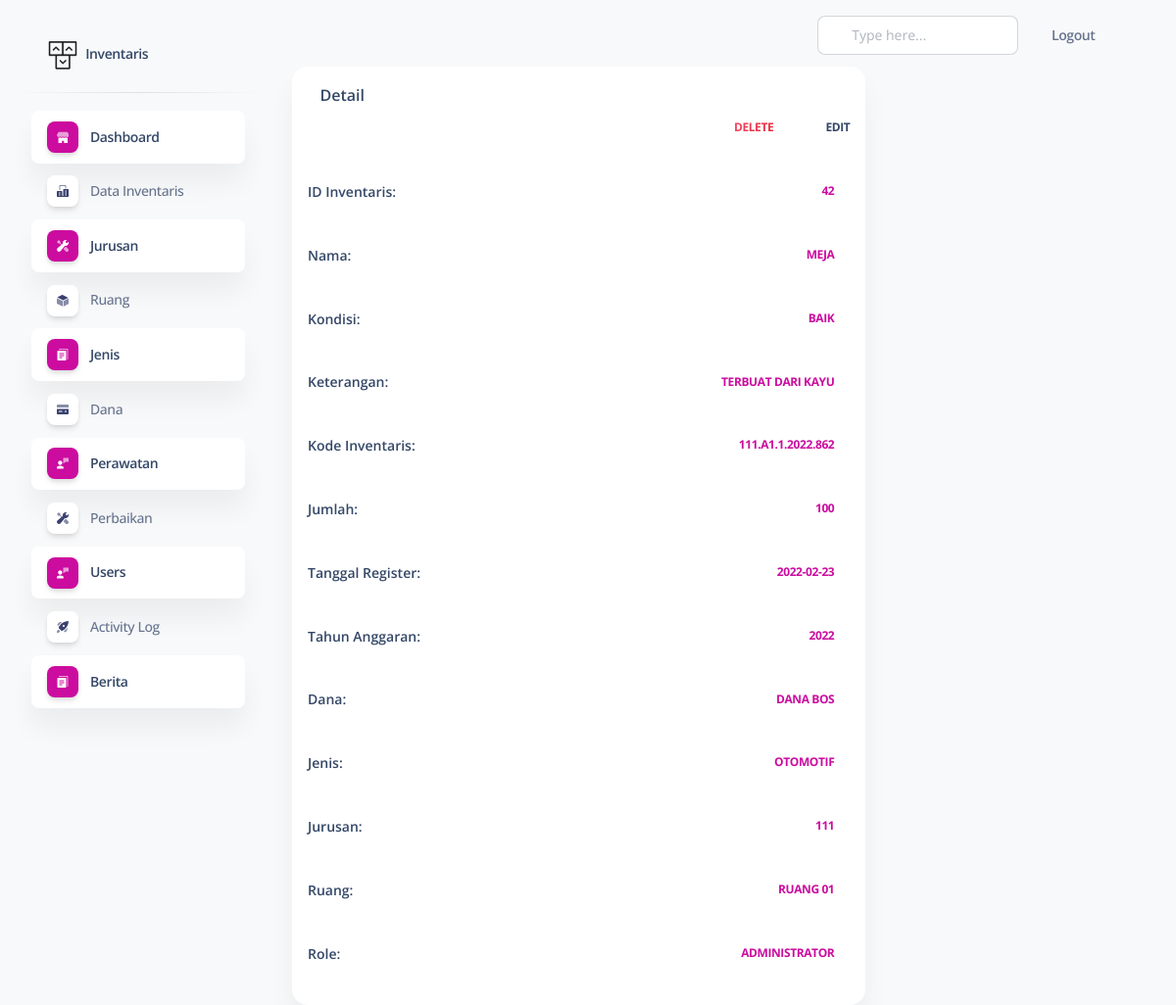
Page /includes/admin/index.php?page=det-inv&kode=42 (signed in) on the committed database.
### tables this page shows
CREATE TABLE `inventaris` (
  `id_inventaris` int(11) NOT NULL,
  `nama` varchar(100) NOT NULL,
  `kondisi` varchar(100) NOT NULL,
  `keterangan` varchar(100) NOT NULL,
  `nomor` int(11) NOT NULL,
  `jumlah` int(11) NOT NULL,
  `tanggal_register` date NOT NULL,
  `tahun_anggaran` int(11) NOT NULL,
  `id_dana` int(11) NOT NULL,
  `kode_inventaris` varchar(150) NOT NULL,
  `kode_jenis` varchar(100) NOT NULL,
  `id_ruang` int(11) NOT NULL,
  `id_level` int(11) NOT NULL,
  `kode_jurusan` int(11) NOT NULL,
  `berita` int(11) DEFAULT NULL
);

CREATE TABLE `dana` (
  `id_dana` int(11) NOT NULL,
  `nama_dana` varchar(100) NOT NULL
);

CREATE TABLE `jenis` (
  `id_jenis` int(11) NOT NULL,
  `nama_jenis` varchar(100) NOT NULL,
  `kode_jenis` varchar(100) NOT NULL,
  `keterangan_jenis` varchar(100) NOT NULL
);

CREATE TABLE `jurusan` (
  `id_jurusan` int(11) NOT NULL,
  `nama_jurusan` varchar(100) NOT NULL,
  `kode_jurusan` int(11) NOT NULL
);

CREATE TABLE `ruang` (
  `id_ruang` int(11) NOT NULL,
  `nama_ruang` varchar(100) NOT NULL,
  `kode_ruang` varchar(100) NOT NULL,
  `keterangan_ruang` varchar(100) NOT NULL
);

CREATE TABLE `level` (
  `id_level` int(11) NOT NULL,
  `nama_level` varchar(100) NOT NULL
);

### includes/admin/inven/det_inv.php (the view, shortened to what this page needs)
  <?php
    if(isset($_GET['kode'])){
        $sql_cek = "SELECT inventaris.*,dana.nama_dana,jenis.nama_jenis,jurusan.kode_jurusan,ruang.nama_ruang,level.nama_level FROM inventaris INNER JOIN dana ON dana.id_dana = inventaris.id_dana INNER JOIN jenis ON jenis.kode_jenis = inventaris.kode_jenis INNER JOIN jurusan ON jurusan.kode_jurusan = inventaris.kode_jurusan INNER JOIN ruang ON ruang.id_ruang = inventaris.id_ruang INNER JOIN level ON level.id_level = inventaris.id_level  WHERE id_inventaris='".$_GET['kode']."'";
        $query_cek = mysqli_query($conn, $sql_cek);
        $data_cek = mysqli_fetch_array($query_cek,MYSQLI_BOTH);
    }
?>
  <div class="col-12 col-xl-8">
          <div class="card h-100">
            <div class="card-header pb-0 p-3">
              <h6 class="mb-0"> <i class="fas fa-eye"></i>Detail</h6>
            </div>
            <div class="ms-auto text-end">
                    <a class="btn btn-link text-danger text-gradient px-3 mb-0" href="javascript:;" data-bs-toggle="modal" data-bs-target="#exampleModal1"><i class="far fa-trash-alt me-2"></i>Delete</a>
                    <a class="btn btn-link text-dark px-3 mb-0"  href="?page=edit-inv&kode=<?php echo $data_cek['id_inventaris'];?>"><i class="fas fa-pencil-alt text-dark me-2" aria-hidden="true"></i>Edit</a>
                  </div>
            <div class="card-body p-3">
              <ul class="list-group">
                <li class="list-group-item border-0 d-flex align-items-center px-0 mb-2">
                  <div class="d-flex align-items-start flex-column justify-content-center">
                    <h6 class="mb-0 text-sm">ID Inventaris:</h6>
                  </div>
                  <a class="btn btn-link pe-3 ps-0 mb-0 ms-auto" href="javascript:;"><?php echo $data_cek['id_inventaris']; ?></a>
                </li>
                 <li class="list-group-item border-0 d-flex align-items-center px-0 mb-2">
                  <div class="d-flex align-items-start flex-column justify-content-center">
                    <h6 class="mb-0 text-sm">Nama:</h6>
                  </div>
                  <a class="btn btn-link pe-3 ps-0 mb-0 ms-auto" href="javascript:;"><?php echo $data_cek['nama']; ?></a>
                </li>
                 <li class="list-group-item border-0 d-flex align-items-center px-0 mb-2">
                  <div class="d-flex align-items-start flex-column justify-content-center">
                    <h6 class="mb-0 text-sm">Kondisi:</h6>
                  </div>
                  <a class="btn btn-link pe-3 ps-0 mb-0 ms-auto" href="javascript:;"><?php echo $data_cek['kondisi']; ?></a>
                </li>
                 <li class="list-group-item border-0 d-flex align-items-center px-0 mb-2">
                  <div class="d-flex align-items-start flex-column justify-content-center">
                    <h6 class="mb-0 text-sm">Keterangan:</h6>
                  </div>
                  <a class="btn btn-link pe-3 ps-0 mb-0 ms-auto" href="javascript:;"><?php echo $data_cek['keterangan']; ?></a>
                </li>
                   <li class="list-group-item border-0 d-flex align-items-center px-0 mb-2">
                  <div class="d-flex align-items-start flex-column justify-content-center">
                    <h6 class="mb-0 text-sm">Kode Inventaris:</h6>
                  </div>
                  <a class="btn btn-link pe-3 ps-0 mb-0 ms-auto" href="javascript:;"><?php echo $data_cek['kode_inventaris']; ?></a>
                </li>
                   <li class="list-group-item border-0 d-flex align-items-center px-0 mb-2">
                  <div class="d-flex align-items-start flex-column justify-content-center">
                    <h6 class="mb-0 text-sm">Jumlah:</h6>
                  </div>
                  <a class="btn btn-link pe-3 ps-0 mb-0 ms-auto" href="javascript:;"><?php echo $data_cek['jumlah']; ?></a>
                </li>
                   <li class="list-group-item border-0 d-flex align-items-center px-0 mb-2">
                  <div class="d-flex align-items-start flex-column justify-content-center">
                    <h6 class="mb-0 text-sm">Tanggal Register:</h6>
                  </div>
                  <a class="btn btn-link pe-3 ps-0 mb-0 ms-auto" href="javascript:;"><?php echo $data_cek['tanggal_register']; ?></a>
                </li>
                   <li class="list-group-item border-0 d-flex align-items-center px-0 mb-2">
                  <div class="d-flex align-items-start flex-column justify-content-center">
                    <h6 class="mb-0 text-sm">Tahun Anggaran:</h6>
                  </div>
                  <a class="btn btn-link pe-3 ps-0 mb-0 ms-auto" href="javascript:;"><?php echo $data_cek['tahun_anggaran']; ?></a>
                </li>
                   <li class="list-group-item border-0 d-flex align-items-center px-0 mb-2">
                  <div class="d-flex align-items-start flex-column justify-content-center">
                    <h6 class="mb-0 text-sm">Dana:</h6>
                  </div>
                  <a class="btn btn-link pe-3 ps-0 mb-0 ms-auto" href="javascript:;"><?php echo $data_cek['nama_dana']; ?></a>
                </li>
                   <li class="list-group-item border-0 d-flex align-items-center px-0 mb-2">
                  <div class="d-flex align-items-start flex-column justify-content-center">
                    <h6 class="mb-0 text-sm">Jenis:</h6>
                  </div>
                  <a class="btn btn-link pe-3 ps-0 mb-0 ms-auto" href="javascript:;"><?php echo $data_cek['nama_jenis']; ?></a>
                </li>
                   <li class="list-group-item border-0 d-flex align-items-center px-0 mb-2">
                  <div class="d-flex align-items-start flex-column justify-content-center">
                    <h6 class="mb-0 text-sm">Jurusan:</h6>
                  </div>
                  <a class="btn btn-link pe-3 ps-0 mb-0 ms-auto" href="javascript:;"><?php echo $data_cek['kode_jurusan']; ?></a>
                </li>
                   <li class="list-group-item border-0 d-flex align-items-center px-0 mb-2">
                  <div class="d-flex align-items-start flex-column justify-content-center">
                    <h6 class="mb-0 text-sm">Ruang:</h6>
                  </div>
                  <a class="btn btn-link pe-3 ps-0 mb-0 ms-auto" href="javascript:;"><?php echo $data_cek['nama_ruang']; ?></a>
                </li>
                   <li class="list-group-item border-0 d-flex align-items-center px-0 mb-2">
                  <div class="d-flex align-items-start flex-column justify-content-center">
                    <h6 class="mb-0 text-sm">Role:</h6>
                  </div>
                  <a class="btn btn-link pe-3 ps-0 mb-0 ms-auto" href="javascript:;"><?php echo $data_cek['nama_level']; ?></a>
                </li>
              </ul>
            </div>
          </div>
        </div>

### rows in the picture
inventaris: id_inventaris "42", nama "MEJA", kondisi "BAIK", keterangan "TERBUAT DARI KAYU", kode_inventaris "111.A1.1.2022.862", jumlah "100", tanggal_register "2022-02-23", tahun_anggaran "2022", id_dana.nama_dana "DANA BOS", jenis.nama_jenis "OTOMOTIF", jurusan.kode_jurusan "111", id_ruang.nama_ruang "RUANG 01", id_level.nama_level "ADMINISTRATOR"
